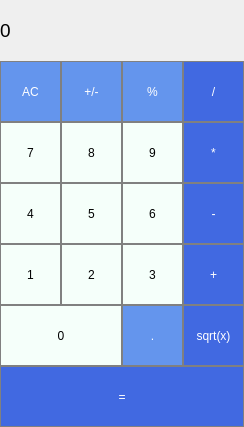
<?xml version="1.0" encoding="UTF-8"?>
<ui version="4.0">
 <class>MainWindow</class>
 <widget class="QMainWindow" name="MainWindow">
  <property name="geometry">
   <rect>
    <x>0</x>
    <y>0</y>
    <width>244</width>
    <height>427</height>
   </rect>
  </property>
  <property name="minimumSize">
   <size>
    <width>244</width>
    <height>427</height>
   </size>
  </property>
  <property name="maximumSize">
   <size>
    <width>244</width>
    <height>427</height>
   </size>
  </property>
  <property name="windowTitle">
   <string>MainWindow</string>
  </property>
  <widget class="QWidget" name="centralwidget">
   <widget class="QLabel" name="result_show">
    <property name="geometry">
     <rect>
      <x>0</x>
      <y>0</y>
      <width>231</width>
      <height>61</height>
     </rect>
    </property>
    <property name="font">
     <font>
      <pointsize>14</pointsize>
     </font>
    </property>
    <property name="styleSheet">
     <string notr="true">QLabel {
	qproperty-alignment: 'AlignVCenter | AlignRight';
	border-bottom: 1px solid teal;
}
background- color: white;</string>
    </property>
    <property name="text">
     <string>0</string>
    </property>
   </widget>
   <widget class="QPushButton" name="pushButton_2">
    <property name="geometry">
     <rect>
      <x>61</x>
      <y>244</y>
      <width>61</width>
      <height>61</height>
     </rect>
    </property>
    <property name="styleSheet">
     <string notr="true">QPushButton{
	border: 1px solid grey;
	background-color: MintCream;
}
QRushButton:pressed{
	background-color: #E0FFFF;
}</string>
    </property>
    <property name="text">
     <string>2</string>
    </property>
   </widget>
   <widget class="QPushButton" name="pushButton_3">
    <property name="geometry">
     <rect>
      <x>122</x>
      <y>244</y>
      <width>61</width>
      <height>61</height>
     </rect>
    </property>
    <property name="styleSheet">
     <string notr="true">QPushButton{
	border: 1px solid grey;
	background-color: MintCream;
}
QRushButton:pressed{
	background-color: #E0FFFF;
}</string>
    </property>
    <property name="text">
     <string>3</string>
    </property>
   </widget>
   <widget class="QPushButton" name="pushButton_1">
    <property name="geometry">
     <rect>
      <x>0</x>
      <y>244</y>
      <width>61</width>
      <height>61</height>
     </rect>
    </property>
    <property name="styleSheet">
     <string notr="true">QPushButton{
	border: 1px solid grey;
	background-color: MintCream;
}
QRushButton:pressed{
	background-color: #E0FFFF;
}</string>
    </property>
    <property name="text">
     <string>1</string>
    </property>
   </widget>
   <widget class="QPushButton" name="pushButton_plus">
    <property name="geometry">
     <rect>
      <x>183</x>
      <y>244</y>
      <width>61</width>
      <height>61</height>
     </rect>
    </property>
    <property name="styleSheet">
     <string notr="true">QPushButton{
	border: 1px solid grey;
	background-color: RoyalBlue;
	color: white;
}
QRushButton:pressed{
	background-color: #E0FFFF;
}</string>
    </property>
    <property name="text">
     <string>+</string>
    </property>
   </widget>
   <widget class="QPushButton" name="pushButton_dot">
    <property name="geometry">
     <rect>
      <x>122</x>
      <y>305</y>
      <width>61</width>
      <height>61</height>
     </rect>
    </property>
    <property name="styleSheet">
     <string notr="true">QPushButton{
	border: 1px solid grey;
	background-color: #6495ED;
	color: white;
}
QRushButton:pressed{
	background-color: #E0FFFF;
}</string>
    </property>
    <property name="text">
     <string>.</string>
    </property>
   </widget>
   <widget class="QPushButton" name="pushButton_0">
    <property name="geometry">
     <rect>
      <x>0</x>
      <y>305</y>
      <width>122</width>
      <height>61</height>
     </rect>
    </property>
    <property name="styleSheet">
     <string notr="true">QPushButton{
	border: 1px solid grey;
	background-color: MintCream;
}
QRushButton:pressed{
	background-color: #E0FFFF;
}</string>
    </property>
    <property name="text">
     <string>0</string>
    </property>
   </widget>
   <widget class="QPushButton" name="pushButton_equal">
    <property name="geometry">
     <rect>
      <x>0</x>
      <y>366</y>
      <width>244</width>
      <height>61</height>
     </rect>
    </property>
    <property name="styleSheet">
     <string notr="true">QPushButton{
	border: 1px solid grey;
	background-color: RoyalBlue;
	color: white;
}
QRushButton:pressed{
	background-color: #E0FFFF;
}</string>
    </property>
    <property name="text">
     <string>=</string>
    </property>
   </widget>
   <widget class="QPushButton" name="pushButton_6">
    <property name="geometry">
     <rect>
      <x>122</x>
      <y>183</y>
      <width>61</width>
      <height>61</height>
     </rect>
    </property>
    <property name="styleSheet">
     <string notr="true">QPushButton{
	border: 1px solid grey;
	background-color: MintCream;
}
QRushButton:pressed{
	background-color: #E0FFFF;
}</string>
    </property>
    <property name="text">
     <string>6</string>
    </property>
   </widget>
   <widget class="QPushButton" name="pushButton_5">
    <property name="geometry">
     <rect>
      <x>61</x>
      <y>183</y>
      <width>61</width>
      <height>61</height>
     </rect>
    </property>
    <property name="styleSheet">
     <string notr="true">QPushButton{
	border: 1px solid grey;
	background-color: MintCream;
}
QRushButton:pressed{
	background-color: #E0FFFF;
}</string>
    </property>
    <property name="text">
     <string>5</string>
    </property>
   </widget>
   <widget class="QPushButton" name="pushButton_4">
    <property name="geometry">
     <rect>
      <x>0</x>
      <y>183</y>
      <width>61</width>
      <height>61</height>
     </rect>
    </property>
    <property name="styleSheet">
     <string notr="true">QPushButton{
	border: 1px solid grey;
	background-color: MintCream;
}
QRushButton:pressed{
	background-color: #E0FFFF;
}</string>
    </property>
    <property name="text">
     <string>4</string>
    </property>
   </widget>
   <widget class="QPushButton" name="pushButton_minus">
    <property name="geometry">
     <rect>
      <x>183</x>
      <y>183</y>
      <width>61</width>
      <height>61</height>
     </rect>
    </property>
    <property name="styleSheet">
     <string notr="true">QPushButton{
	border: 1px solid grey;
	background-color: RoyalBlue;
	color: white;
}
QRushButton:pressed{
	background-color: #E0FFFF;
}</string>
    </property>
    <property name="text">
     <string>-</string>
    </property>
   </widget>
   <widget class="QPushButton" name="pushButton_9">
    <property name="geometry">
     <rect>
      <x>122</x>
      <y>122</y>
      <width>61</width>
      <height>61</height>
     </rect>
    </property>
    <property name="styleSheet">
     <string notr="true">QPushButton{
	border: 1px solid grey;
	background-color: MintCream;
}
QRushButton:pressed{
	background-color: #E0FFFF;
}</string>
    </property>
    <property name="text">
     <string>9</string>
    </property>
   </widget>
   <widget class="QPushButton" name="pushButton_8">
    <property name="geometry">
     <rect>
      <x>61</x>
      <y>122</y>
      <width>61</width>
      <height>61</height>
     </rect>
    </property>
    <property name="styleSheet">
     <string notr="true">QPushButton{
	border: 1px solid grey;
	background-color: MintCream;
}
QRushButton:pressed{
	background-color: #E0FFFF;
}</string>
    </property>
    <property name="text">
     <string>8</string>
    </property>
   </widget>
   <widget class="QPushButton" name="pushButton_7">
    <property name="geometry">
     <rect>
      <x>0</x>
      <y>122</y>
      <width>61</width>
      <height>61</height>
     </rect>
    </property>
    <property name="styleSheet">
     <string notr="true">QPushButton{
	border: 1px solid grey;
	background-color: MintCream;
}
QRushButton:pressed{
	background-color: #E0FFFF;
}</string>
    </property>
    <property name="text">
     <string>7</string>
    </property>
   </widget>
   <widget class="QPushButton" name="pushButton_mult">
    <property name="geometry">
     <rect>
      <x>183</x>
      <y>122</y>
      <width>61</width>
      <height>61</height>
     </rect>
    </property>
    <property name="styleSheet">
     <string notr="true">QPushButton{
	border: 1px solid grey;
	background-color: RoyalBlue;
	color: white;
}
QRushButton:pressed{
	background-color: #E0FFFF;
}</string>
    </property>
    <property name="text">
     <string>*</string>
    </property>
   </widget>
   <widget class="QPushButton" name="pushButton_percent">
    <property name="geometry">
     <rect>
      <x>122</x>
      <y>61</y>
      <width>61</width>
      <height>61</height>
     </rect>
    </property>
    <property name="styleSheet">
     <string notr="true">QPushButton{
	border: 1px solid grey;
	background-color: #6495ED;
	color: white;
}
QRushButton:pressed{
	background-color: #E0FFFF;
}</string>
    </property>
    <property name="text">
     <string>%</string>
    </property>
   </widget>
   <widget class="QPushButton" name="pushButton_plus_minus">
    <property name="geometry">
     <rect>
      <x>61</x>
      <y>61</y>
      <width>61</width>
      <height>61</height>
     </rect>
    </property>
    <property name="styleSheet">
     <string notr="true">QPushButton{
	border: 1px solid grey;
	background-color: #6495ED;
	color: white;
}
QRushButton:pressed{
	background-color: #E0FFFF;
}</string>
    </property>
    <property name="text">
     <string>+/-</string>
    </property>
   </widget>
   <widget class="QPushButton" name="pushButton_clear">
    <property name="geometry">
     <rect>
      <x>0</x>
      <y>61</y>
      <width>61</width>
      <height>61</height>
     </rect>
    </property>
    <property name="styleSheet">
     <string notr="true">QPushButton{
	border: 1px solid grey;
	background-color: #6495ED;
	color: white;
}
QRushButton:pressed{
	background-color: #E0FFFF;
}</string>
    </property>
    <property name="text">
     <string>AC</string>
    </property>
   </widget>
   <widget class="QPushButton" name="pushButton_divide">
    <property name="geometry">
     <rect>
      <x>183</x>
      <y>61</y>
      <width>61</width>
      <height>61</height>
     </rect>
    </property>
    <property name="styleSheet">
     <string notr="true">QPushButton{
	border: 1px solid grey;
	background-color: RoyalBlue;
	color: white;
}
QRushButton:pressed{
	background-color: #E0FFFF;
}</string>
    </property>
    <property name="text">
     <string>/</string>
    </property>
   </widget>
   <widget class="QPushButton" name="pushButton_sqrt">
    <property name="geometry">
     <rect>
      <x>183</x>
      <y>305</y>
      <width>61</width>
      <height>61</height>
     </rect>
    </property>
    <property name="styleSheet">
     <string notr="true">QPushButton{
	border: 1px solid grey;
	background-color: RoyalBlue;
	color: white;
}
QRushButton:pressed{
	background-color: #E0FFFF;
}</string>
    </property>
    <property name="text">
     <string>sqrt(x)</string>
    </property>
   </widget>
  </widget>
 </widget>
 <resources/>
 <connections/>
</ui>
